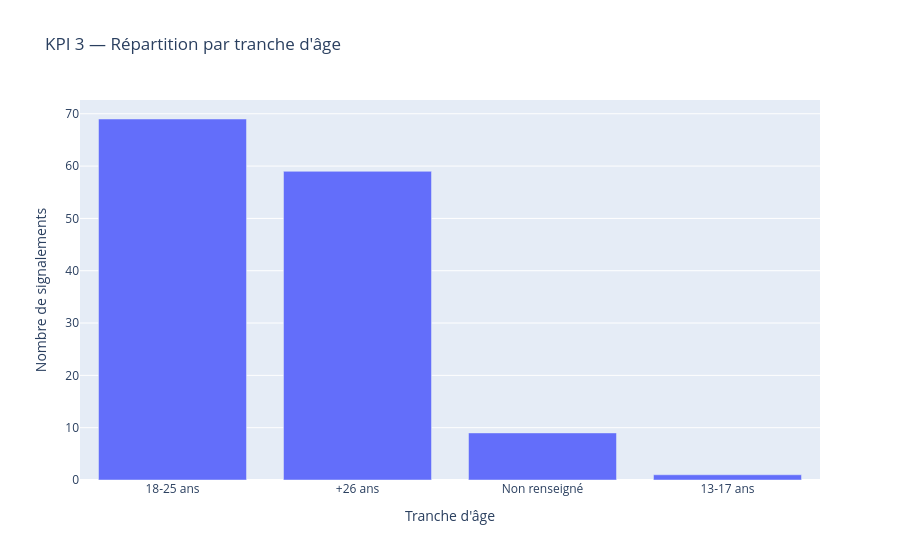

The notebook cell this image was saved under:
### Markdown cell above
### KPI 3 — Répartition par tranche d'âge

### Code cell
age_pct = df["age"].value_counts(normalize=True).mul(100).round(1)
print(age_pct)
print()
print(df["statut_age"].value_counts(normalize=True).mul(100).round(1))

fig3 = px.bar(df["age"].value_counts().reset_index(), x="age", y="count",
              title="KPI 3 — Répartition par tranche d'âge")
fig3.update_layout(xaxis_title="Tranche d'âge", yaxis_title="Nombre de signalements")
fig3.show()

### Figure 1 — Plotly figure (JSON) as saved in the notebook; plotly's stock layout.template omitted (floating-point values rounded to 4 significant figures)
{"data": [{"hovertemplate": "age=%{x}<br>count=%{y}<extra></extra>", "legendgroup": "", "marker": {"color": "#636efa", "pattern": {"shape": ""}}, "name": "", "orientation": "v", "showlegend": false, "textposition": "auto", "type": "bar", "x": ["18-25 ans", "+26 ans", "Non renseigné", "13-17 ans"], "xaxis": "x", "y": [69, 59, 9, 1], "yaxis": "y"}], "layout": {"barmode": "relative", "legend": {"tracegroupgap": 0}, "title": {"text": "KPI 3 — Répartition par tranche d'âge"}, "xaxis": {"anchor": "y", "domain": [0, 1], "title": {"text": "Tranche d'âge"}}, "yaxis": {"anchor": "x", "domain": [0, 1], "title": {"text": "Nombre de signalements"}}}}
